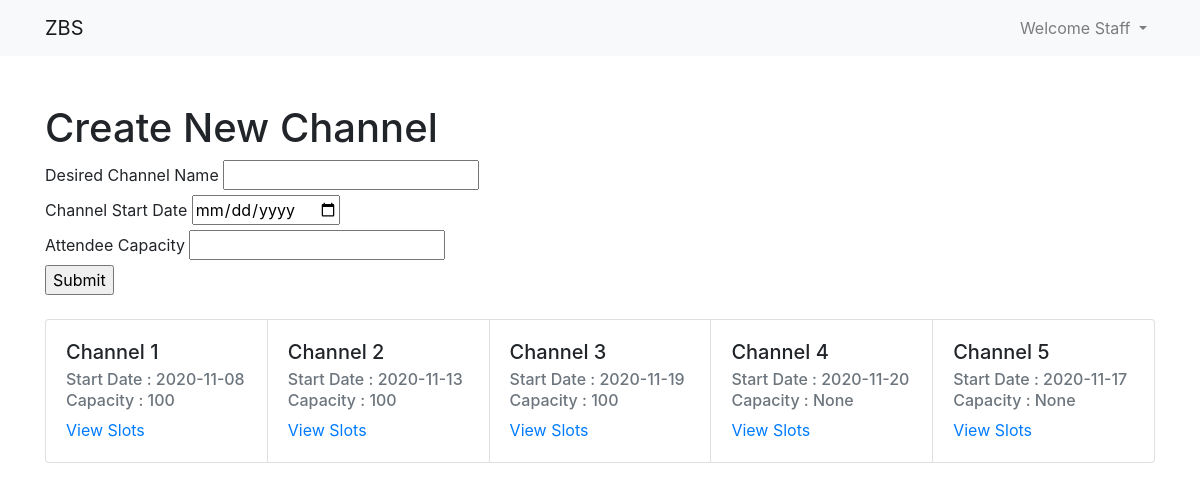
/ (signed in), run on an earlier commit of the app's database.
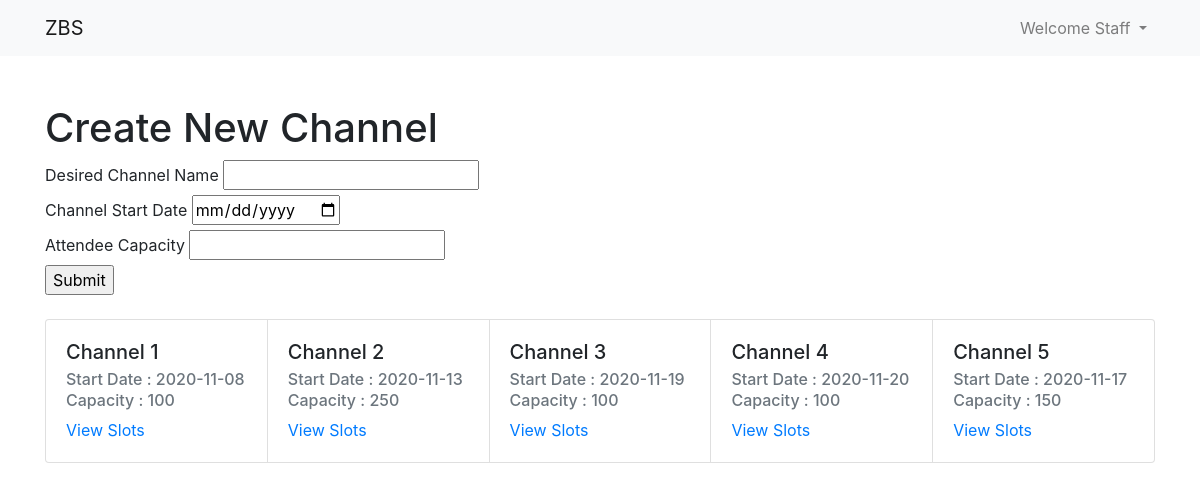
And on a later commit of the database.
### app.py (models this page shows, shortened)
class User(db.Model, UserMixin):
    id = db.Column(db.Integer,primary_key=True)
    name = db.Column(db.String(64))
    username = db.Column(db.String(64),unique=True)
    hashed_pass =db.Column(db.String(128))
    type = db.Column(db.Integer())
    bookings = db.relationship('Booking',cascade='all,delete', backref='user',lazy='dynamic')
    last_logged_in = db.Column(db.DateTime)
    last_logged_out = db.Column(db.DateTime)

class Channel(db.Model):
    id = db.Column(db.Integer,primary_key=True)
    name = db.Column(db.String(50))
    capacity = db.Column(db.Integer)
    start_date = db.Column(db.Date)
    slots = db.relationship('Slot', backref='channel')
    bookings = db.relationship('Booking', backref='channel')

### app.py (the view)
@app.route('/', methods=['POST','GET'])
@login_required
def index():
    create_channel_form = CreateChannelForm()
    channels = Channel.query.all()
    return render_template('index.html', channels=channels, create_channel_form=create_channel_form)

### forms.py
class CreateChannelForm(FlaskForm):
    name = StringField('Desired Channel Name',validators=[DataRequired()])
    date = DateField('Channel Start Date', format='%Y-%m-%d',validators=[DataRequired()])
    capacity = StringField('Attendee Capacity',validators=[DataRequired()])
    submit = SubmitField('Submit')

### app.py (called while the page is built)
@login_manager.user_loader
def load_user(user_id):
    return User.query.get(user_id)

### templates/index.html (shortened to what this page needs)
{% extends 'base.html' %}
{% block body %}
<div class="container mt-5">
    {% if current_user.type == 1 %}
    <h1>Create New Channel</h1>
    <form action="{{ url_for('create_channel') }}" method="POST">
        {{ create_channel_form.name.label }} {{ create_channel_form.name() }}
        <br>
        {{ create_channel_form.date.label }} {{ create_channel_form.date() }}
        <br>
        {{ create_channel_form.capacity.label }} {{ create_channel_form.capacity() }}
        <br>
        {{ create_channel_form.submit() }}
    </form>
    <br>
    {% endif %}
    <div class="card-group">
    {% for channel in channels %}
    <div class="card" style="width: 18rem;">
        <div class="card-body">
          <h5 class="card-title">{{ channel.name }}</h5>
          <h6 class="card-subtitle mb-2 text-muted">Start Date : {{ channel.start_date }}</h6>
          <h6 class="card-subtitle mb-2 text-muted">Capacity : {{ channel.capacity }}</h6>
          <a href="{{ url_for('channel', id=channel.id) }}" class="card-link">View Slots</a>
        </div>
    </div>
    {% endfor %}
    </div>
</div>
{% endblock %}

### templates/base.html (shortened to what this page needs)
<!DOCTYPE html>
<html lang="en">
<head>
    <link rel="stylesheet" href="{{ url_for('static',filename='css/main.css') }}">
    <link rel="stylesheet" href="https://cdn.jsdelivr.net/npm/bootstrap@4.5.3/dist/css/bootstrap.min.css">
</head>
<body>
    <nav class="navbar navbar-expand-lg navbar-light bg-light">
        <div class="container">
        <a class="navbar-brand" href="{{ url_for('index') }}">ZBS</a>
        <div class="collapse navbar-collapse" id="navbarNav">
          <ul class="navbar-nav">
            {% if current_user.is_authenticated %}
            <li class="nav-item dropdown">
              <a class="nav-link dropdown-toggle" href="#" id="navbarDropdown" role="button" data-toggle="dropdown" aria-haspopup="true" aria-expanded="false">
                Welcome {{ current_user.name | capitalize }}
              </a>
            </li>
            {% else %}
              <li class="nav-item">
                  <a class="nav-link" href="{{ url_for('login') }}">Login</a>
              </li>
            {% endif %}
          </ul>
      </div>
        </div>
    </nav>
    {% block body %}{% endblock %}
</body>
</html>

What changed in the data, as far as the page shows it:
changed Channel "Channel 2": capacity "100" → "250"
changed Channel "Channel 4": capacity "None" → "100"
changed Channel "Channel 5": capacity "None" → "150"
